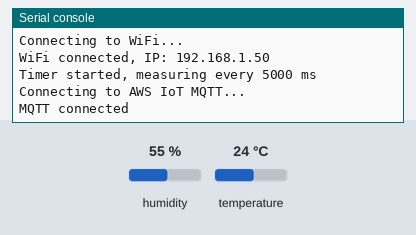
A program run on a simulated ESP32 board running MicroPython. Shown: the last lines printed to the serial console. Inputs (shaded band) come from the test bench; at power-on: humidity 55 %, temperature 24 °C. WiFi joins after 1.5 s; no MQTT or app messages arrive unless stated; the clock reads 2024-03-15 10:24:30 at power-on unless the program sets it.

Above: at 2.8 s.
2.9 s: humidity set to 22 %
At 7.8 s:
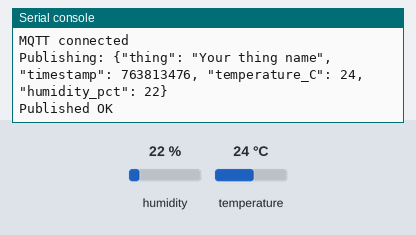
10.3 s: temperature set to 12 °C
At 12.5 s:
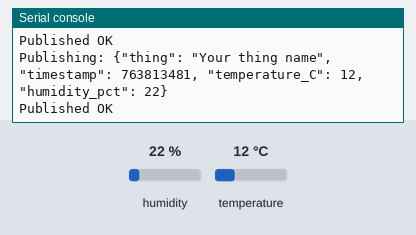
17.7 s: humidity set to 40 %
At 22.1 s:
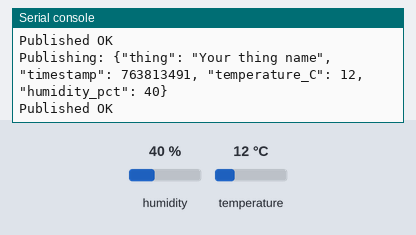
Timing chart, 0 to 23.6 s (numbered marks = the images above; inputs shaded):
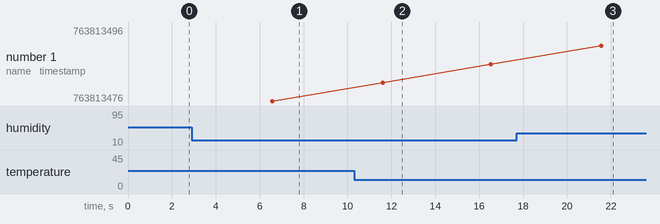

Measured:
- after the input at 2.9 s, the serial console: prints a new line after 3.7 s (image 1)
- after the input at 10.3 s, the serial console: prints a new line after 1.3 s (image 2)
- after the input at 17.7 s, the serial console: prints a new line after 3.9 s (image 3)

The program:

main.py
```python
# aws_dht_publish.py
# Read DHT11 and publish to AWS IoT using MQTT (mutual TLS).
# Timer signals the main loop to measure & publish (no blocking ops in IRQ).

import time
import json
import machine
from machine import Pin, Timer
import dht
import ubinascii
import usocket as socket
import network
from umqtt.simple import MQTTClient  # or umqtt.robust if you have it

# ------------------ CONFIG ------------------
WIFI_SSID = "wifi name"
WIFI_PASS = "wifi password"

AWS_ENDPOINT = "Your end point url"   # e.g. abcdefghijklmnop-ats.iot.us-east-1.amazonaws.com
AWS_PORT = 8883

CLIENT_CERT = "/AmazonRootCA1.pem"     # server CA (optional for some setups)
                                      # library we're using, AWS root CA certificate not in use, read library doc if you're using a different library
DEVICE_CERT = "/certificate.pem.crt" #Client certificate
                                    #Upload it to the micropython device
DEVICE_KEY  = "/private.pem.key" #Privet key
                                 #Upload it to the micropython device

THING_NAME = "Your thing name"    # client id / thing name
                                 # You'll find it in : In AWS Console → IoT Core → Settings (bottom-left) → Device data endpoint
MQTT_TOPIC = "devices/{}/telemetry".format(THING_NAME)

MEASURE_INTERVAL_MS = 5000   # measurement period (ms)

# ------------------ GLOBALS ------------------
pin_number = 4                # DHT data pin (GPIO number)
measure_pending = False       # set by timer, read by main loop
last_measure_time = 0
wifi_connected = False
mqtt_client = None

# ------------------ UTILITIES ------------------
def connect_wifi():
    global wifi_connected
    wlan = network.WLAN(network.STA_IF)
    if not wlan.isconnected():
        print("Connecting to WiFi...")
        wlan.active(True)
        wlan.connect(WIFI_SSID, WIFI_PASS)
        timeout = 15  # seconds
        start = time.time()
        while not wlan.isconnected():
            if time.time() - start > timeout:
                print("WiFi connect timed out")
                wifi_connected = False
                return False
            time.sleep(0.5)
    wifi_connected = True
    print("WiFi connected, IP:", wlan.ifconfig()[0])
    return True

def make_mqtt_client():
    """
    Returns an MQTTClient configured for TLS mutual auth.
    Note: MicroPython SSL support and MQTTClient ssl_params vary by build.
    """
    client_id = ubinascii.hexlify(machine.unique_id()).decode()  # unique client id
    # Create client. umqtt.simple's constructor signature:
    # MQTTClient(client_id, server, port=0, user=None, password=None,
    #            keepalive=0, ssl=False, ssl_params=None)
    ssl_params = {
        "key": DEVICE_KEY,        # some builds expect 'key' and 'cert' or 'certfile'
        "cert": DEVICE_CERT,
        "server_side": False,
        #"ca_certs": CLIENT_CERT   # try including CA file name if needed
    }
    client = MQTTClient(client_id=client_id,
                        server=AWS_ENDPOINT,
                        port=AWS_PORT,
                        keepalive=60,
                        ssl=True,
                        ssl_params=ssl_params)
    return client

def mqtt_connect():
    global mqtt_client
    if mqtt_client is None:
        mqtt_client = make_mqtt_client()
    try:
        print("Connecting to AWS IoT MQTT...")
        mqtt_client.connect()
        print("MQTT connected")
        return True
    except Exception as e:
        print("MQTT connection failed:", e)
        mqtt_client = None
        return False

def mqtt_publish(payload):
    global mqtt_client
    if mqtt_client is None:
        if not mqtt_connect():
            return False
    try:
        mqtt_client.publish(MQTT_TOPIC, payload)
        return True
    except Exception as e:
        print("Publish failed, will try reconnect:", e)
        try:
            mqtt_client.disconnect()
        except Exception:
            pass
        mqtt_client = None
        return False

# ------------------ SENSOR ------------------
dht_sensor = dht.DHT11(Pin(pin_number))

def measure_and_publish():
    """
    Perform a DHT measurement and publish JSON to AWS.
    This function runs in the main loop, NOT in timer callback.
    """
    try:
        dht_sensor.measure()
        temp = dht_sensor.temperature()
        hum = dht_sensor.humidity()
    except Exception as e:
        print("Sensor read failed:", e)
        return False

    payload = {
        "thing": THING_NAME,
        "timestamp": time.time(),
        "temperature_C": temp,
        "humidity_pct": hum
    }
    payload_json = json.dumps(payload)
    print("Publishing:", payload_json)

    if mqtt_publish(payload_json):
        print("Published OK")
        return True
    else:
        print("Publish failed")
        return False

# ------------------ TIMER CALLBACK (very small / safe) ------------------
def timer_callback(t):
    # **VERY IMPORTANT**: keep this tiny and non-blocking.
    # Set a flag for the main loop to handle the measurement & network.
    global measure_pending
    measure_pending = True

# ------------------ MAIN ------------------
def main():
    global measure_pending, last_measure_time, mqtt_client

    # Connect to WiFi first
    if not connect_wifi():
        print("Cannot continue without WiFi. Rebooting in 10s.")
        time.sleep(10)
        machine.reset()

    # Create and start timer (only sets flag)
    tm = Timer(1)
    tm.init(period=MEASURE_INTERVAL_MS, mode=Timer.PERIODIC, callback=timer_callback)
    print("Timer started, measuring every {} ms".format(MEASURE_INTERVAL_MS))

    # Try initial MQTT connect (best-effort)
    mqtt_connect()

    # Main event loop
    try:
        while True:
            if measure_pending:
                measure_pending = False
                last_measure_time = time.time()
                # Do the actual sensor reading and publishing here (blocking ok)
                success = measure_and_publish()
                # optionally: if publish failed, try reconnect/backoff logic (simple example)
                if not success:
                    print("Attempting reconnect in 5s...")
                    time.sleep(5)
                    mqtt_connect()
            # do other non-blocking tasks here
            time.sleep_ms(100)
    except KeyboardInterrupt:
        print("Stopped by user")
    finally:
        try:
            tm.deinit()
        except Exception:
            pass
        try:
            if mqtt_client:
                mqtt_client.disconnect()
        except Exception:
            pass

# Run main when module executed
if __name__ == "__main__":
    main()
```
